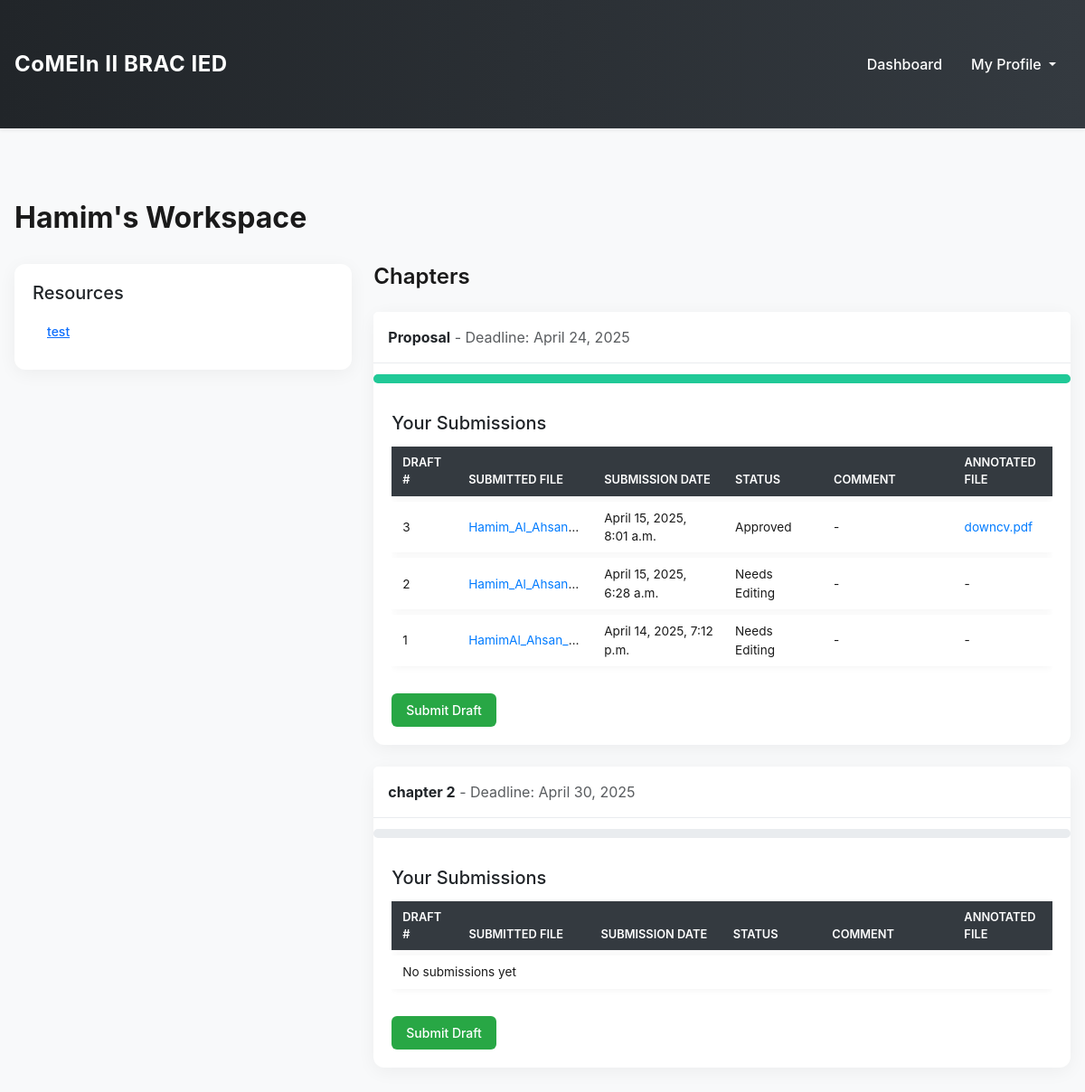
The app's page /workspace/student/2/ (signed in) with its own data.
### workspace/models.py (models this page shows, shortened)
class Workspace(models.Model):
    student = models.OneToOneField(
        settings.AUTH_USER_MODEL, on_delete=models.CASCADE, related_name='workspace'
    )
    mentor = models.ForeignKey(
        settings.AUTH_USER_MODEL,
        on_delete=models.SET_NULL,
        blank=True,
        null=True,
        related_name='mentored_workspaces',
    )

class Resource(models.Model):
    workspace = models.ForeignKey(
        'Workspace', on_delete=models.CASCADE, related_name='resources'
    )
    title = models.CharField(max_length=200)
    file = models.FileField(upload_to='workspace_resources/')

class Chapter(models.Model):
    workspace = models.ForeignKey(
        'Workspace', on_delete=models.CASCADE, related_name='chapters'
    )
    date_added = models.DateTimeField(default=timezone.now)
    chapter_name = models.CharField(max_length=200)
    deadline = models.DateTimeField()

class Submission(models.Model):
    STATUS_CHOICES = [
        ('pending', 'Pending'),
        ('approved', 'Approved'),
        ('needs_editing', 'Needs Editing'),
    ]
    chapter = models.ForeignKey('Chapter', on_delete=models.CASCADE, related_name='submissions')
    student = models.ForeignKey(settings.AUTH_USER_MODEL, on_delete=models.CASCADE)
    draft_number = models.PositiveIntegerField()
    file = models.FileField(upload_to='workspace_submissions/')
    submission_date = models.DateTimeField(default=timezone.now)
    status = models.CharField(
        max_length=20, choices=STATUS_CHOICES, default='pending'
    )
    comment = models.TextField(blank=True)
    annotated_file = models.FileField(
        upload_to='workspace_annotations/', blank=True, null=True
    )

### users/models.py (models this page shows, shortened)
class User(AbstractUser, PermissionsMixin):
    USER_TYPE_CHOICES = [
        ('student', 'Student'),
        ('mentor', 'Mentor'),
    ]
    user_type = models.CharField(
        max_length=10,
        choices=USER_TYPE_CHOICES,
        default='student',
        help_text="Set the user as Student or mentor."
    )
    objects = UserManager()
    username = models.CharField(
        _("username"),
        max_length=150,
        unique=True,
        help_text=_(
            "Required. 150 characters or fewer. Letters, digits and @/./+/-/_ only."
        ),
        validators=[
            UnicodeUsernameValidator()
        ],
        error_messages={
            "unique": _("A user with that username already exists."),
        },
        default='default_user'
    )
    password_changed = models.BooleanField(default=False)
    first_name = models.CharField(_("first name"), max_length=150, blank=True)
    last_name = models.CharField(_("last name"), max_length=150, blank=True)
    email = models.EmailField(_("email address"), blank=True, unique=True) # Email Field added

### workspace/views.py (the view, shortened to what this page needs)
# urls.py: path('student/<int:student_id>/', views.workspace_view, name='workspace_view'),
@login_required
def workspace_view(request, student_id):
    try:
        workspace = Workspace.objects.get(student__id=student_id)
    except Workspace.DoesNotExist:
        raise Http404("Workspace does not exist.")
    is_mentor = workspace.mentor == request.user or request.user.is_superuser
    if not is_mentor and workspace.student != request.user:
        raise Http404("You do not have permission to view this workspace.")
    resources = workspace.resources.all()
    chapters = workspace.chapters.all()
    chapter_submissions = {}
    chapter_progress = {}
    for chapter in chapters:
        submissions = chapter.submissions.filter(student=workspace.student).order_by('-submission_date')
        approved_submissions = submissions.filter(status='approved')
        chapter_submissions[chapter.id] = submissions
        progress_percentage = 100 if approved_submissions.exists() else 0
        is_completed = progress_percentage == 100
        status_text = f'{approved_submissions.count()} draft{"s" if approved_submissions.count() != 1 else ""} approved' if approved_submissions.exists() else 'No drafts approved'
        chapter_progress[chapter.id] = {
            'progress_percentage': progress_percentage,
            'is_completed': is_completed,
            'status_text': status_text
        }
    context = {
        'workspace': workspace,
        'resources': resources,
        'chapters': chapters,
        'chapter_progress': chapter_progress,
        'chapter_submissions': chapter_submissions,
        'resource_form': ResourceForm(),
        'chapter_form': ChapterForm(),
        'is_mentor': is_mentor,
    }
    return render(request, 'workspace/workspace_page.html', context)

### workspace/templatetags/custom_filters.py (called while the page is built)
@register.filter
def getkey(value, key):
    try:
        return value[key]
    except (KeyError, TypeError):
        return None

@register.filter
def basename(value):
    if value:
        return os.path.basename(str(value))
    return ''

### workspace/templates/workspace/workspace_page.html (shortened to what this page needs)
<!DOCTYPE html>
<html lang="en">
<head>
    <link href="https://cdn.jsdelivr.net/npm/bootstrap@5.3.2/dist/css/bootstrap.min.css" rel="stylesheet">
    <link rel="stylesheet" href="https://cdnjs.cloudflare.com/ajax/libs/bootstrap-datepicker/1.9.0/css/bootstrap-datepicker.min.css" />
</head>
<body>
    {% load custom_filters %}
    {% include 'includes/navbar.html' %}
    <div class="container mt-5">
        <h1>{{ workspace.student.first_name }}'s Workspace</h1>
        <div class="row">
            <div class="col-md-4">
                <div class="card">
                    <div class="card-body">
                        <h5 class="card-title">Resources</h5>
                        <ul class="list-group list-group-flush">
                            {% for resource in resources %}
                                <li class="list-group-item">
                                    <a href="{{ resource.file.url }}" target="_blank">{{ resource.title }}</a>
                                </li>
                            {% empty %}
                                <li class="list-group-item">No resources available</li>
                            {% endfor %}
                        </ul>
                    </div>
                </div>
            </div>
            <div class="col-md-8">
                <h2>Chapters</h2>
                {% for chapter in chapters %}
                    <div class="card mb-4">
                        <div class="card-header">
                            <div class="d-flex justify-content-between align-items-center">
                                <div>
                                    <span class="fw-bold">{{ chapter.chapter_name }}</span>
                                    <span class="text-muted"> - Deadline: {{ chapter.deadline|date:"F j, Y" }}</span>
                                </div>
                            </div>
                        </div>
                        <div class="progress" data-bs-toggle="tooltip" data-bs-placement="top" title="{{ chapter_progress|getkey:chapter.id|getkey:'status_text' }}">
                            <div class="progress-bar {% if chapter_progress|getkey:chapter.id|getkey:'is_completed' %} progress-bar-green {% else %} progress-bar-striped {% endif %}"
                                 role="progressbar"
                                 style="width: {{ chapter_progress|getkey:chapter.id|getkey:'progress_percentage' }}%;"
                                 aria-valuenow="{{ chapter_progress|getkey:chapter.id|getkey:'progress_percentage' }}"
                                 aria-valuemin="0"
                                 aria-valuemax="100">
                            </div>
                        </div>
                        <div class="card-body">
                            {% if is_mentor %}
                                <h5 class="card-title">Submissions</h5>
                                <div class="table-responsive">
                                    <table class="table table-submission">
                                        <thead>
                                            <tr>
                                                <th style="width: 10%;">Draft #</th>
                                                <th style="width: 20%;">Submitted On</th>
                                                <th style="width: 20%;">File</th>
                                                <th style="width: 20%;">Annotated File</th>
                                                <th style="width: 30%;">Review</th>
                                            </tr>
                                        </thead>
                                        <tbody>
                                            {% for submission in chapter.submissions.all %}
                                            <tr>
                                                <td>{{ submission.draft_number }}</td>
                                                <td>{{ submission.submission_date|date:"F j, Y" }}</td>
                                                <td class="truncate"><a href="{{ submission.file.url }}" target="_blank">{{ submission.file.name|basename }}</a></td>
                                                <td class="truncate">
                                                    {% if submission.annotated_file %}
                                                        <a href="{{ submission.annotated_file.url }}" target="_blank">{{ submission.annotated_file.name|basename }}</a>
                                                    {% else %}
                                                        -
                                                    {% endif %}
                                                </td>
                                                <td><a href="{% url 'review_submission' submission_id=submission.id %}" class="btn btn-sm btn-info">Review</a></td>
                                            </tr>
                                            {% empty %}
                                            <tr>
                                                <td colspan="5">No submissions yet</td>
                                            </tr>
                                            {% endfor %}
                                        </tbody>
                                    </table>
                                </div>
                            {% else %}
                                <h5 class="card-title">Your Submissions</h5>
                                <div class="table-responsive">
                                    <table class="table table-submission">
                                        <thead>
                                            <tr>
                                                <th style="width: 10%;">Draft #</th>
                                                <th style="width: 20%;">Submitted File</th>
                                                <th style="width: 20%;">Submission Date</th>
                                                <th style="width: 15%;">Status</th>
                                                <th style="width: 20%;">Comment</th>
                                                <th style="width: 15%;">Annotated File</th>
                                            </tr>
                                        </thead>
                                        <tbody>
                                            {% for submission in chapter_submissions|getkey:chapter.id %}
                                                <tr>
                                                    <td>{{ submission.draft_number }}</td>
                                                    <td class="truncate">
                                                        {% if submission.file %}
                                                            <a href="{{ submission.file.url }}" target="_blank">{{ submission.file.name|basename }}</a>
                                                        {% else %}
                                                            -
                                                        {% endif %}
                                                    </td>
                                                    <td>{{ submission.submission_date|date:"F j, Y, g:i a" }}</td>
                                                    <td>{{ submission.get_status_display }}</td>
                                                    <td class="truncate">{{ submission.comment|default:"-" }}</td>
                                                    <td>
                                                        {% if submission.annotated_file %}
                                                            <a href="{{ submission.annotated_file.url }}" target="_blank">{{ submission.annotated_file.name|basename }}</a>
                                                        {% else %}
                                                            -
                                                        {% endif %}
                                                    </td>
                                                </tr>
                                            {% empty %}
                                                <tr>
                                                    <td colspan="6">No submissions yet</td>
                                                </tr>
                                            {% endfor %}
                                        </tbody>
                                    </table>
                                </div>
                                <a href="{% url 'submit_chapter' chapter_id=chapter.id %}" class="btn btn-sm btn-success mt-2">Submit Draft</a>
                            {% endif %}
                        </div>
                    </div>
                {% empty %}
                    <div class="card">
                        <div class="card-body text-center">
                            <p class="text-muted">No chapters available yet</p>
                        </div>
                    </div>
                {% endfor %}
            </div>
        </div>
    </div>
</body>
</html>

### workspace/templates/workspace/workspace_page.html (style rules this page uses)
body { background-color: #f8f9fa; font-family: 'Inter', sans-serif; }
.container { max-width: 1200px; padding: 2rem 1rem; }
h1 { font-size: 2rem; font-weight: 700; color: #1a1a1a; margin-bottom: 2rem; }
h2 { font-size: 1.5rem; font-weight: 600; color: #1a1a1a; margin-bottom: 1.5rem; }
.card { border: none; border-radius: 12px; box-shadow: 0 4px 20px rgba(0, 0, 0, 0.05); background-color: #ffffff; transition: transform 0.2s ease; }
.card-header { background-color: #ffffff; border-bottom: 1px solid #e9ecef; padding: 1rem; border-radius: 12px 12px 0 0; }
.card-body { padding: 1.25rem; }
.btn-success { background-color: #28a745; border: none; border-radius: 6px; padding: 0.5rem 1rem; font-size: 0.875rem; font-weight: 500; }
.list-group-item { border: none; padding: 0.75rem 1rem; font-weight: 500; color: #007bff; display: flex; justify-content: space-between; align-items: center; font-size: 0.875rem; }
.progress { height: 10px; border-radius: 5px; background-color: #e9ecef; margin: 0.75rem 0; position: relative; }
.progress-bar { transition: width 0.5s ease; background-color: #fd7e14; }
.progress-bar-green { background-color: #20c997; }
.table-submission { width: 100%; max-width: 100%; border-collapse: separate; border-spacing: 0 0.4rem; font-size: 0.85rem; }
.table-submission th { background-color: #343a40; color: #ffffff; font-weight: 600; padding: 0.5rem 0.75rem; border-bottom: none; text-transform: uppercase; font-size: 0.8rem; }
.table-submission td { padding: 0.5rem 0.75rem; background-color: #ffffff; color: #1a1a1a; vertical-align: middle; border: none; }
.table-submission tr { border-radius: 6px; box-shadow: 0 1px 8px rgba(0, 0, 0, 0.05); transition: background-color 0.2s ease; }
.table-submission tr:nth-child(even) { background-color: #f9f9f9; }
.table-submission a { text-decoration: none; color: #007bff; }
.table-submission .truncate { max-width: 150px; white-space: nowrap; overflow: hidden; text-overflow: ellipsis; }
.table-responsive { overflow-x: auto; -webkit-overflow-scrolling: touch; }

### records on screen
Workspace: student.first_name "Hamim"
Resource: title "test"
Chapter: chapter_name "Proposal", deadline "April 24, 2025", {{ chapter_progress|getkey:chapter.id|getkey:'progress_percentage' }} 100 (drawn)
Submission: draft_number "3", file.name|basename "Hamim_Al_Ahsan…", submission_date "April 15, 2025, 8:01 a.m.", status "Approved", comment "-", annotated_file.name|basename "downcv.pdf"
Submission: draft_number "2", file.name|basename "Hamim_Al_Ahsan…", submission_date "April 15, 2025, 6:28 a.m.", status "Needs Editing", comment "-"
Submission: draft_number "1", file.name|basename "HamimAl_Ahsan_…", submission_date "April 14, 2025, 7:12 p.m.", status "Needs Editing", comment "-"
Chapter: chapter_name "chapter 2", deadline "April 30, 2025", shows "No submissions yet"
